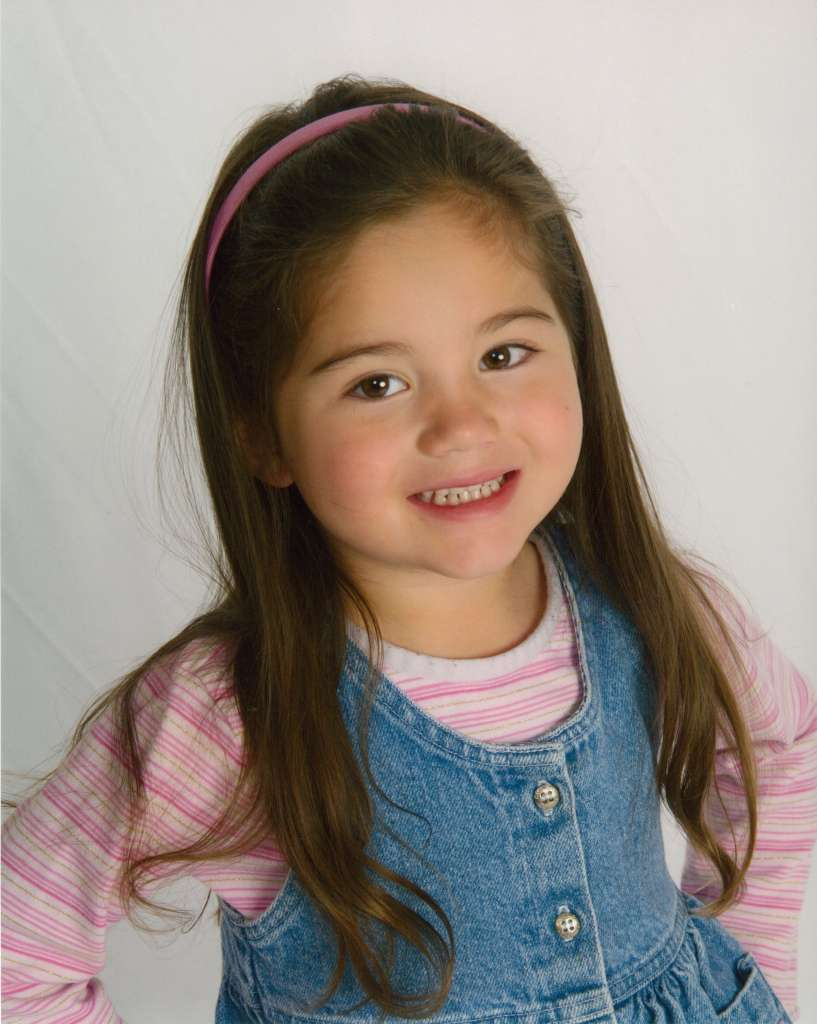
%> input picture lab/Laboratory/FaceClassification/portrait1.jpg, 817 x 1024 px
$ octave colorImageFaceClassification.m   (GNU Octave 9; MATLAB toolbox functions it lacks are replaced by stand-ins)
%> lines starting %> are read from the running program, lines starting %| are printed output that depends on the picture; in (x1, y1, x2, y2) boxes, pixels count from 0 and x2, y2 are one past the last pixel; in counts of white or black regions, pixels touching at a corner belong together; the program's own positions count from 1
% Color image classification demonstration
%
% One training image is used for parameter estimation. Classification is
% applied to a second image.
%
% Author: Hauke Schramm

close all;
clear;
iptsetpref('ImshowInitialMagnification', 1000);

% read image
I = imread('D:\Uebungen\PAT\Exercise3\color_face_classification\portrait1.jpg');
%> I is the input picture: size 1024x817x3 uint8; mean R, G, B 149.7, 139.4, 133.1

% resize image for faster processing
J = imresize(I,[size(I,1)/10 size(I,2)/10]);
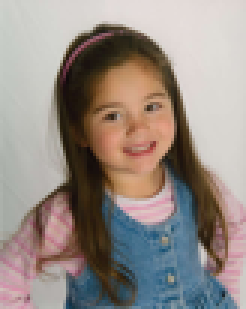
%> J: size 103x82x3 uint8 (shown 3 times larger); mean R, G, B 149.6, 139.3, 133.1

% plot image
figure(1), imshow(J);

% Get training data: Localize face pixels in the image

% We will use the image processing toolbox function regiongrow (see lecture
% image analysis for details) for face pixel localization. This tool does
% only work on gray value images.
grayJ = rgb2gray(J);
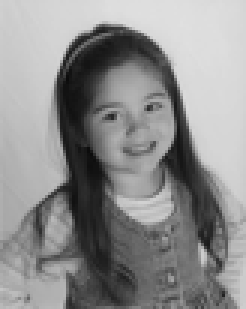
%> grayJ: size 103x82 uint8 (shown 3 times larger); min 11, max 224, mean 141.7

% Region growing requires a starting point which is determined here. It is
% just the center of the image.
S = zeros(size(grayJ,1), size(grayJ,2));
S(floor(size(S,1)/2), floor(size(S,2)/2)) = 1;
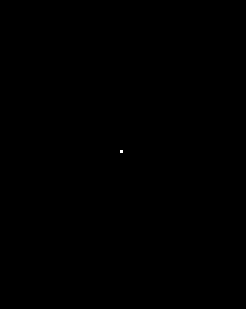
%> S: size 103x82 double (shown 3 times larger); values 0 (black) and 1 (white), 0.01% white in thin lines or dots, all inside (x1, y1, x2, y2) = (40, 50, 41, 51)

% Apply the function. All labeled (face) pixels are 1 in the result matrix
% G. Everything else is labeled as 0.
%> (the run ends here)

$ run again, with lab/Laboratory/FaceClassification/portrait2.jpg copied over lab/Laboratory/FaceClassification/portrait1.jpg
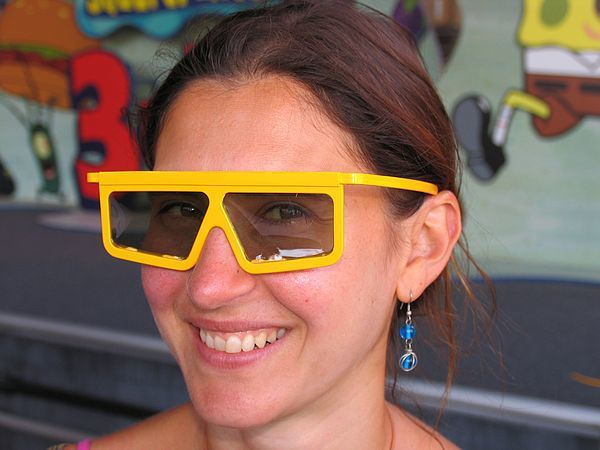
%> input picture lab/Laboratory/FaceClassification/portrait2.jpg, 600 x 450 px
%> I is the input picture: size 450x600x3 uint8; mean R, G, B 130.1, 100.7, 86.8
%> `J = imresize(I,[size(I,1)/10 size(I,2)/10]);`:
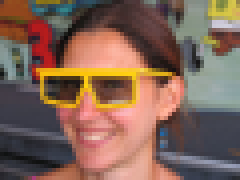
%> J: size 45x60x3 uint8 (shown 4 times larger); mean R, G, B 130.1, 100.7, 86.8
%> `grayJ = rgb2gray(J);`:
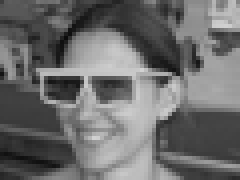
%> grayJ: size 45x60 uint8 (shown 4 times larger); min 11, max 210, mean 107.9
%> S: size 45x60 double; values 0 (black) and 1 (white), 0.04% white in thin lines or dots, all inside (x1, y1, x2, y2) = (29, 21, 30, 22)
